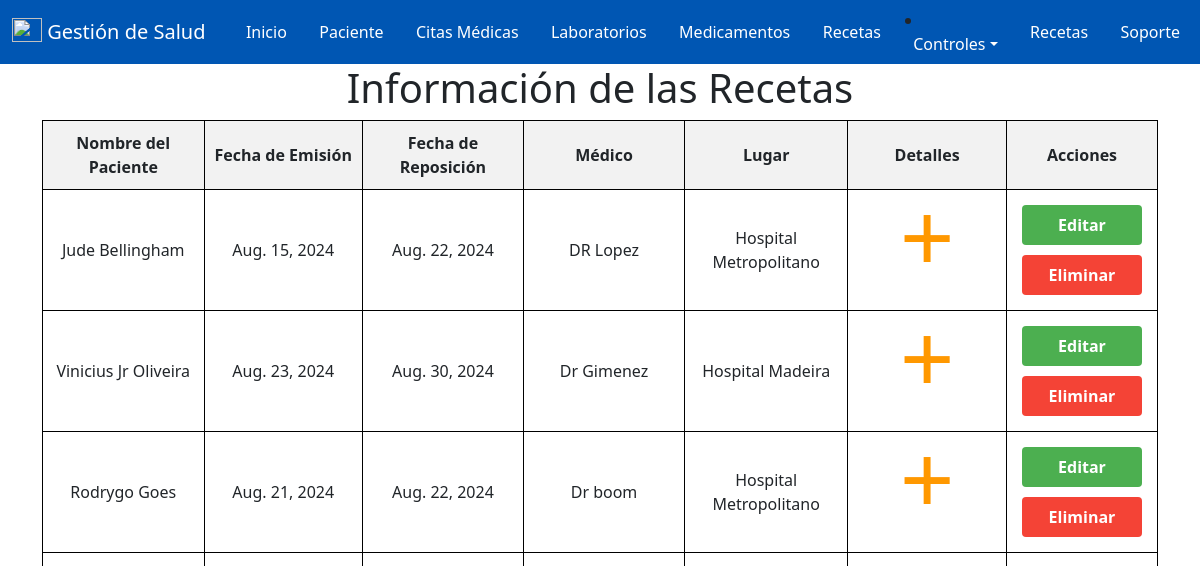
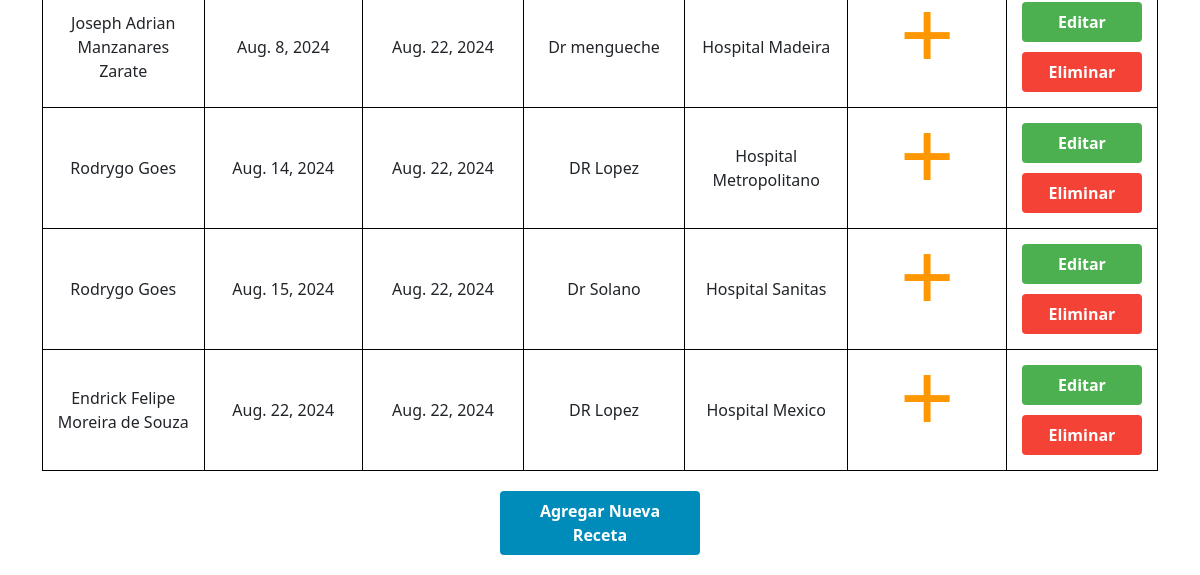
Page /recetas (signed in) on the earlier database version (2 pictures, top to bottom).
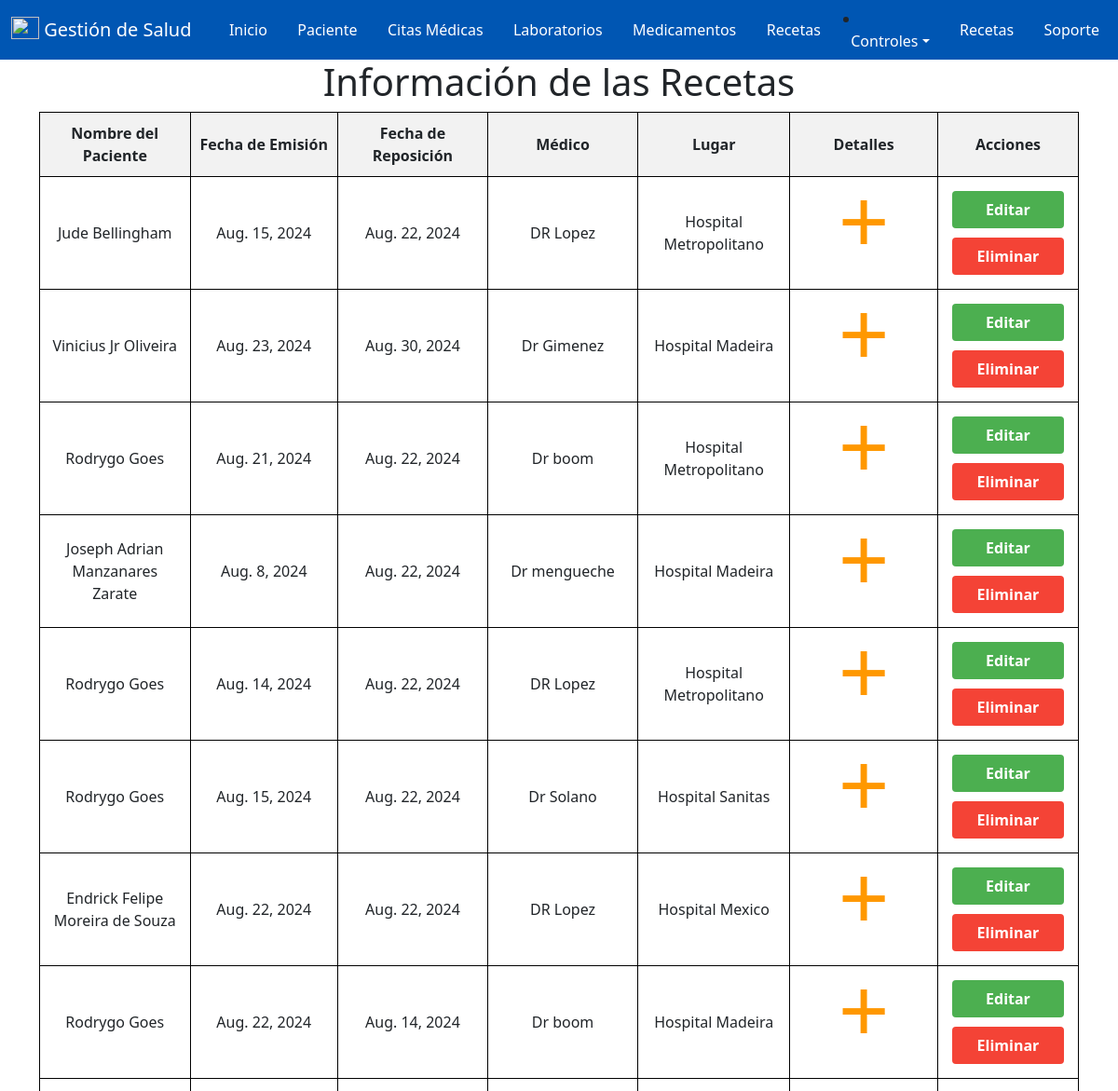
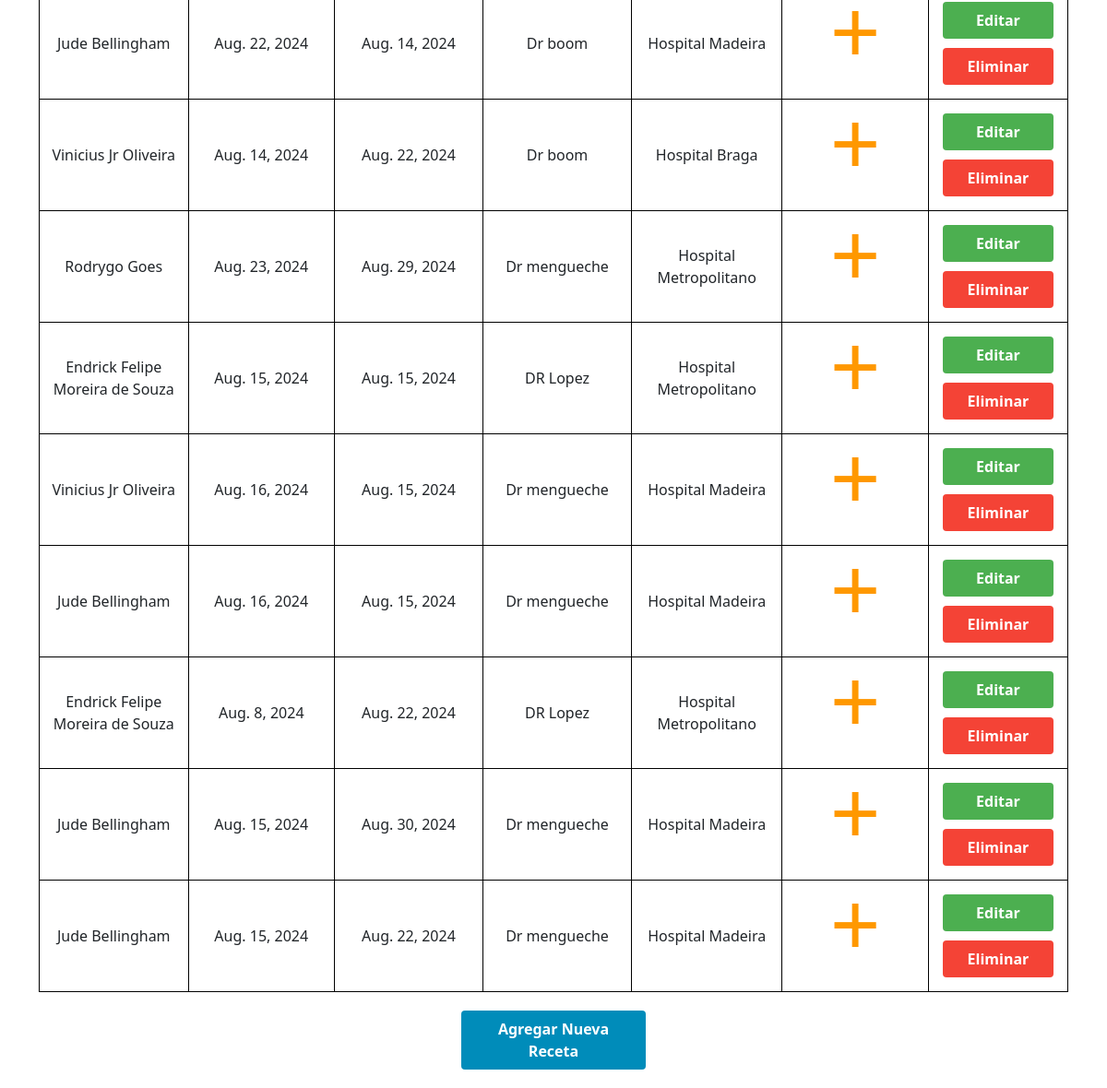
Same page on the later database version (2 pictures, top to bottom).
### salud/models.py (models this page shows, shortened)
class receta(models.Model):
    id_Recetas = models.AutoField(primary_key=True, verbose_name='ID_Recetas')
    id_paciente = models.ForeignKey('paciente', on_delete=models.CASCADE)  # Asegúrate de que 'paciente' exista
    fecha_Emision = models.DateField(null=False, verbose_name='Fecha_Emision')
    fecha_Reposicion = models.DateField(null=False, verbose_name='Fecha_Reposicion')
    medico = models.CharField(max_length=50, verbose_name='Medico')
    lugar = models.CharField(max_length=200, verbose_name='Lugar')
    medicamentos = models.ManyToManyField(medicamento, through='RecetaMedicamento')
    id_usuario = models.ForeignKey(User, on_delete=models.CASCADE)

class paciente(models.Model):
    id_paciente = models.AutoField(primary_key=True , verbose_name='ID_Paciente')
    cedula = models.IntegerField(null=True,verbose_name='Cedula')
    nombre = models.CharField(max_length=50, verbose_name='Nombre')
    apellido = models.CharField(max_length=50, verbose_name='Apellido')
    sexo = models.CharField(max_length=20, verbose_name='Sexo')
    fecha_Nacimiento = models.DateField(null=True, verbose_name='Fecha de Nacimiento')
    edad = models.IntegerField ( verbose_name='Edad')
    direccion = models.CharField(max_length=50, verbose_name='Direccion')
    telefono = models.IntegerField( verbose_name='Telefono')
    email = models.EmailField( verbose_name='Email')
    id_usuario = models.ForeignKey(User, on_delete=models.CASCADE)

### salud/views.py (the view)
# urls.py: path('recetas', views.recetas, name='recetas'),
@login_required
def recetas(request):
    recetas_list = receta.objects.filter(id_usuario=request.user)
    return render(request, 'Programar/recetas.html', {'recetas': recetas_list})

### salud/templates/Programar/recetas.html (shortened to what this page needs)
{% extends "base.html" %}
{% block contenido %}
<!DOCTYPE html>
<html>
<head>
</head>
<body>
    <h1>Información de las Recetas</h1>
    <form method="post" action="{% url 'recetas' %}">
        <table>
            <thead>
                <tr>
                    <th>Nombre del Paciente</th>
                    <th>Fecha de Emisión</th>
                    <th>Fecha de Reposición</th>
                    <th>Médico</th>
                    <th>Lugar</th>
                    <th>Detalles</th>
                    <th>Acciones</th>
                </tr>
            </thead>
            <tbody>
                {% for receta in recetas %}
                <tr>
                    <td>{{ receta.id_paciente.nombre }} {{ receta.id_paciente.apellido }}</td>
                    <td>{{ receta.fecha_Emision }}</td>
                    <td>{{ receta.fecha_Reposicion }}</td>
                    <td>{{ receta.medico }}</td>
                    <td>{{ receta.lugar }}</td>
                    <td>
                        <a href="{% url 'detalles_receta' receta.id_Recetas %}" class="details-link">+</a>
                    </td>
                    <td>
                        <a href="" class="button edit-button">Editar</a>
                        <a href="" class="button delete-button" onclick="return confirm('¿Estás seguro de que deseas eliminar esta receta?');">Eliminar</a>
                    </td>
                </tr>
                {% empty %}
                <tr>
                    <td colspan="7">No hay recetas disponibles.</td>
                </tr>
                {% endfor %}
            </tbody>
        </table>
        <a href="{% url 'agregar_receta' %}" class="button add-button">Agregar Nueva Receta</a>
    </form>
</body>
</html>
{% endblock %}

Differences in the rows shown:
added receta: id_paciente.nombre "Rodrygo", id_paciente.apellido "Goes", fecha_Emision "Aug. 22, 2024", fecha_Reposicion "Aug. 14, 2024", medico "Dr boom", lugar "Hospital Madeira"
added receta: id_paciente.nombre "Jude", id_paciente.apellido "Bellingham", fecha_Emision "Aug. 22, 2024", fecha_Reposicion "Aug. 14, 2024", medico "Dr boom", lugar "Hospital Madeira"
added receta: id_paciente.nombre "Vinicius Jr", id_paciente.apellido "Oliveira", fecha_Emision "Aug. 14, 2024", fecha_Reposicion "Aug. 22, 2024", medico "Dr boom", lugar "Hospital Braga"
added receta: id_paciente.nombre "Rodrygo", id_paciente.apellido "Goes", fecha_Emision "Aug. 23, 2024", fecha_Reposicion "Aug. 29, 2024", medico "Dr mengueche", lugar "Hospital Metropolitano"
added receta: id_paciente.nombre "Endrick Felipe", id_paciente.apellido "Moreira de Souza", fecha_Emision "Aug. 15, 2024", fecha_Reposicion "Aug. 15, 2024", medico "DR Lopez", lugar "Hospital Metropolitano"
added receta: id_paciente.nombre "Vinicius Jr", id_paciente.apellido "Oliveira", fecha_Emision "Aug. 16, 2024", fecha_Reposicion "Aug. 15, 2024", medico "Dr mengueche", lugar "Hospital Madeira"
added receta: id_paciente.nombre "Jude", id_paciente.apellido "Bellingham", fecha_Emision "Aug. 16, 2024", fecha_Reposicion "Aug. 15, 2024", medico "Dr mengueche", lugar "Hospital Madeira"
added receta: id_paciente.nombre "Endrick Felipe", id_paciente.apellido "Moreira de Souza", fecha_Emision "Aug. 8, 2024", fecha_Reposicion "Aug. 22, 2024", medico "DR Lopez", lugar "Hospital Metropolitano"
added receta: id_paciente.nombre "Jude", id_paciente.apellido "Bellingham", fecha_Emision "Aug. 15, 2024", fecha_Reposicion "Aug. 30, 2024", medico "Dr mengueche", lugar "Hospital Madeira"
added receta: id_paciente.nombre "Jude", id_paciente.apellido "Bellingham", fecha_Emision "Aug. 15, 2024", fecha_Reposicion "Aug. 22, 2024", medico "Dr mengueche", lugar "Hospital Madeira"
